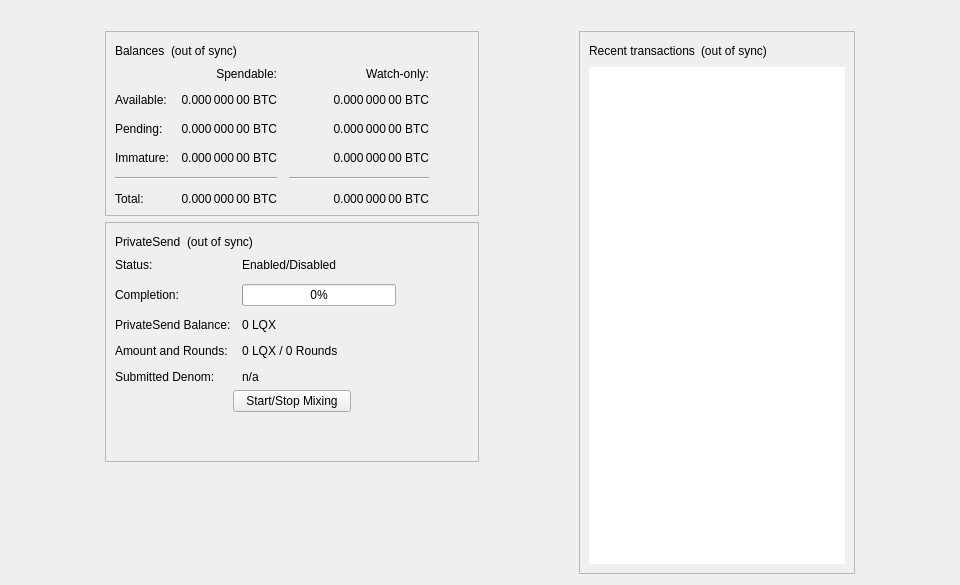
<?xml version="1.0" encoding="UTF-8"?>
<ui version="4.0">
 <class>OverviewPage</class>
 <widget class="QWidget" name="OverviewPage">
  <property name="geometry">
   <rect>
    <x>0</x>
    <y>0</y>
    <width>960</width>
    <height>585</height>
   </rect>
  </property>
  <property name="minimumSize">
   <size>
    <width>960</width>
    <height>0</height>
   </size>
  </property>
  <property name="windowTitle">
   <string>Form</string>
  </property>
  <layout class="QVBoxLayout" name="topLayout">
   <item>
    <widget class="QLabel" name="labelAlerts">
     <property name="visible">
      <bool>false</bool>
     </property>
     <property name="wordWrap">
      <bool>true</bool>
     </property>
     <property name="margin">
      <number>3</number>
     </property>
     <property name="textInteractionFlags">
      <set>Qt::TextSelectableByMouse</set>
     </property>
    </widget>
   </item>
   <item>
    <layout class="QHBoxLayout" name="horizontalLayout" stretch="1,0,1,0,1">
     <item>
      <spacer name="horizontalSpacerLeft">
       <property name="orientation">
        <enum>Qt::Horizontal</enum>
       </property>
       <property name="sizeType">
        <enum>QSizePolicy::Preferred</enum>
       </property>
       <property name="sizeHint" stdset="0">
        <size>
         <width>10</width>
         <height>20</height>
        </size>
       </property>
      </spacer>
     </item>
     <item>
      <layout class="QVBoxLayout" name="verticalLayout_2">
       <item>
        <widget class="QFrame" name="frame">
         <property name="frameShape">
          <enum>QFrame::StyledPanel</enum>
         </property>
         <property name="frameShadow">
          <enum>QFrame::Raised</enum>
         </property>
         <layout class="QVBoxLayout" name="verticalLayout_4">
          <item>
           <layout class="QHBoxLayout" name="horizontalLayout_4">
            <item>
             <widget class="QLabel" name="label_5">
              <property name="text">
               <string>Balances</string>
              </property>
             </widget>
            </item>
            <item>
             <widget class="QLabel" name="labelWalletStatus">
              <property name="toolTip">
               <string>The displayed information may be out of date. Your wallet automatically synchronizes with the Lqx network after a connection is established, but this process has not completed yet.</string>
              </property>
              <property name="text">
               <string notr="true">(out of sync)</string>
              </property>
              <property name="alignment">
               <set>Qt::AlignLeading|Qt::AlignLeft|Qt::AlignVCenter</set>
              </property>
             </widget>
            </item>
            <item>
             <spacer name="horizontalSpacer_3">
              <property name="orientation">
               <enum>Qt::Horizontal</enum>
              </property>
              <property name="sizeHint" stdset="0">
               <size>
                <width>40</width>
                <height>20</height>
               </size>
              </property>
             </spacer>
            </item>
           </layout>
          </item>
          <item>
           <layout class="QGridLayout" name="gridLayout">
            <property name="spacing">
             <number>12</number>
            </property>
            <item row="2" column="2">
             <widget class="QLabel" name="labelWatchPending">
              <property name="cursor">
               <cursorShape>IBeamCursor</cursorShape>
              </property>
              <property name="toolTip">
               <string>Unconfirmed transactions to watch-only addresses</string>
              </property>
              <property name="text">
               <string notr="true">0.000 000 00 BTC</string>
              </property>
              <property name="alignment">
               <set>Qt::AlignRight|Qt::AlignTrailing|Qt::AlignVCenter</set>
              </property>
              <property name="textInteractionFlags">
               <set>Qt::LinksAccessibleByMouse|Qt::TextSelectableByKeyboard|Qt::TextSelectableByMouse</set>
              </property>
             </widget>
            </item>
            <item row="2" column="1">
             <widget class="QLabel" name="labelUnconfirmed">
              <property name="cursor">
               <cursorShape>IBeamCursor</cursorShape>
              </property>
              <property name="toolTip">
               <string>Total of transactions that have yet to be confirmed, and do not yet count toward the spendable balance</string>
              </property>
              <property name="text">
               <string notr="true">0.000 000 00 BTC</string>
              </property>
              <property name="alignment">
               <set>Qt::AlignRight|Qt::AlignTrailing|Qt::AlignVCenter</set>
              </property>
              <property name="textInteractionFlags">
               <set>Qt::LinksAccessibleByMouse|Qt::TextSelectableByKeyboard|Qt::TextSelectableByMouse</set>
              </property>
             </widget>
            </item>
            <item row="3" column="2">
             <widget class="QLabel" name="labelWatchImmature">
              <property name="cursor">
               <cursorShape>IBeamCursor</cursorShape>
              </property>
              <property name="toolTip">
               <string>Mined balance in watch-only addresses that has not yet matured</string>
              </property>
              <property name="text">
               <string notr="true">0.000 000 00 BTC</string>
              </property>
              <property name="alignment">
               <set>Qt::AlignRight|Qt::AlignTrailing|Qt::AlignVCenter</set>
              </property>
              <property name="textInteractionFlags">
               <set>Qt::LinksAccessibleByMouse|Qt::TextSelectableByKeyboard|Qt::TextSelectableByMouse</set>
              </property>
             </widget>
            </item>
            <item row="4" column="0" colspan="2">
             <widget class="Line" name="lineSpendableBalance">
              <property name="orientation">
               <enum>Qt::Horizontal</enum>
              </property>
             </widget>
            </item>
            <item row="4" column="2">
             <widget class="Line" name="lineWatchBalance">
              <property name="sizePolicy">
               <sizepolicy hsizetype="Preferred" vsizetype="Fixed">
                <horstretch>0</horstretch>
                <verstretch>0</verstretch>
               </sizepolicy>
              </property>
              <property name="minimumSize">
               <size>
                <width>140</width>
                <height>0</height>
               </size>
              </property>
              <property name="orientation">
               <enum>Qt::Horizontal</enum>
              </property>
             </widget>
            </item>
            <item row="5" column="0">
             <widget class="QLabel" name="labelTotalText">
              <property name="text">
               <string>Total:</string>
              </property>
             </widget>
            </item>
            <item row="3" column="1">
             <widget class="QLabel" name="labelImmature">
              <property name="cursor">
               <cursorShape>IBeamCursor</cursorShape>
              </property>
              <property name="toolTip">
               <string>Mined balance that has not yet matured</string>
              </property>
              <property name="text">
               <string notr="true">0.000 000 00 BTC</string>
              </property>
              <property name="alignment">
               <set>Qt::AlignRight|Qt::AlignTrailing|Qt::AlignVCenter</set>
              </property>
              <property name="textInteractionFlags">
               <set>Qt::LinksAccessibleByMouse|Qt::TextSelectableByKeyboard|Qt::TextSelectableByMouse</set>
              </property>
             </widget>
            </item>
            <item row="2" column="3">
             <spacer name="horizontalSpacer_2">
              <property name="orientation">
               <enum>Qt::Horizontal</enum>
              </property>
              <property name="sizeHint" stdset="0">
               <size>
                <width>40</width>
                <height>20</height>
               </size>
              </property>
             </spacer>
            </item>
            <item row="3" column="0">
             <widget class="QLabel" name="labelImmatureText">
              <property name="text">
               <string>Immature:</string>
              </property>
             </widget>
            </item>
            <item row="5" column="1">
             <widget class="QLabel" name="labelTotal">
              <property name="cursor">
               <cursorShape>IBeamCursor</cursorShape>
              </property>
              <property name="toolTip">
               <string>Your current total balance</string>
              </property>
              <property name="text">
               <string notr="true">0.000 000 00 BTC</string>
              </property>
              <property name="alignment">
               <set>Qt::AlignRight|Qt::AlignTrailing|Qt::AlignVCenter</set>
              </property>
              <property name="textInteractionFlags">
               <set>Qt::LinksAccessibleByMouse|Qt::TextSelectableByKeyboard|Qt::TextSelectableByMouse</set>
              </property>
             </widget>
            </item>
            <item row="5" column="2">
             <widget class="QLabel" name="labelWatchTotal">
              <property name="cursor">
               <cursorShape>IBeamCursor</cursorShape>
              </property>
              <property name="toolTip">
               <string>Current total balance in watch-only addresses</string>
              </property>
              <property name="text">
               <string notr="true">0.000 000 00 BTC</string>
              </property>
              <property name="alignment">
               <set>Qt::AlignRight|Qt::AlignTrailing|Qt::AlignVCenter</set>
              </property>
              <property name="textInteractionFlags">
               <set>Qt::LinksAccessibleByMouse|Qt::TextSelectableByKeyboard|Qt::TextSelectableByMouse</set>
              </property>
             </widget>
            </item>
            <item row="0" column="2">
             <widget class="QLabel" name="labelWatchonly">
              <property name="text">
               <string>Watch-only:</string>
              </property>
              <property name="alignment">
               <set>Qt::AlignRight|Qt::AlignTrailing|Qt::AlignVCenter</set>
              </property>
             </widget>
            </item>
            <item row="1" column="0">
             <widget class="QLabel" name="labelBalanceText">
              <property name="text">
               <string>Available:</string>
              </property>
             </widget>
            </item>
            <item row="1" column="1">
             <widget class="QLabel" name="labelBalance">
              <property name="cursor">
               <cursorShape>IBeamCursor</cursorShape>
              </property>
              <property name="toolTip">
               <string>Your current spendable balance</string>
              </property>
              <property name="text">
               <string notr="true">0.000 000 00 BTC</string>
              </property>
              <property name="alignment">
               <set>Qt::AlignRight|Qt::AlignTrailing|Qt::AlignVCenter</set>
              </property>
              <property name="textInteractionFlags">
               <set>Qt::LinksAccessibleByMouse|Qt::TextSelectableByKeyboard|Qt::TextSelectableByMouse</set>
              </property>
             </widget>
            </item>
            <item row="1" column="2">
             <widget class="QLabel" name="labelWatchAvailable">
              <property name="cursor">
               <cursorShape>IBeamCursor</cursorShape>
              </property>
              <property name="toolTip">
               <string>Your current balance in watch-only addresses</string>
              </property>
              <property name="text">
               <string notr="true">0.000 000 00 BTC</string>
              </property>
              <property name="alignment">
               <set>Qt::AlignRight|Qt::AlignTrailing|Qt::AlignVCenter</set>
              </property>
              <property name="textInteractionFlags">
               <set>Qt::LinksAccessibleByMouse|Qt::TextSelectableByKeyboard|Qt::TextSelectableByMouse</set>
              </property>
             </widget>
            </item>
            <item row="2" column="0">
             <widget class="QLabel" name="labelPendingText">
              <property name="text">
               <string>Pending:</string>
              </property>
             </widget>
            </item>
            <item row="0" column="1">
             <widget class="QLabel" name="labelSpendable">
              <property name="text">
               <string>Spendable:</string>
              </property>
              <property name="alignment">
               <set>Qt::AlignRight|Qt::AlignTrailing|Qt::AlignVCenter</set>
              </property>
             </widget>
            </item>
           </layout>
          </item>
         </layout>
        </widget>
       </item>
       <item>
        <widget class="QFrame" name="framePrivateSend">
         <property name="layoutDirection">
          <enum>Qt::LeftToRight</enum>
         </property>
         <property name="frameShape">
          <enum>QFrame::StyledPanel</enum>
         </property>
         <property name="frameShadow">
          <enum>QFrame::Raised</enum>
         </property>
         <layout class="QVBoxLayout" name="VerticalLayout_PS1">
          <item>
           <layout class="QHBoxLayout" name="horizontalLayout_5">
            <item>
             <widget class="QLabel" name="labelPrivateSendHeader">
              <property name="text">
               <string>PrivateSend</string>
              </property>
             </widget>
            </item>
            <item>
             <widget class="QLabel" name="labelPrivateSendSyncStatus">
              <property name="toolTip">
               <string>The displayed information may be out of date. Your wallet automatically synchronizes with the Lqx network after a connection is established, but this process has not completed yet.</string>
              </property>
              <property name="text">
               <string notr="true">(out of sync)</string>
              </property>
              <property name="alignment">
               <set>Qt::AlignLeading|Qt::AlignLeft|Qt::AlignVCenter</set>
              </property>
             </widget>
            </item>
            <item>
             <spacer name="horizontalSpacer_4">
              <property name="orientation">
               <enum>Qt::Horizontal</enum>
              </property>
              <property name="sizeHint" stdset="0">
               <size>
                <width>40</width>
                <height>20</height>
               </size>
              </property>
             </spacer>
            </item>
           </layout>
          </item>
          <item>
           <layout class="QFormLayout" name="privateSendFormLayout">
            <property name="fieldGrowthPolicy">
             <enum>QFormLayout::AllNonFixedFieldsGrow</enum>
            </property>
            <property name="horizontalSpacing">
             <number>11</number>
            </property>
            <property name="verticalSpacing">
             <number>12</number>
            </property>
            <item row="0" column="0">
             <widget class="QLabel" name="labelPrivateSendEnabledText">
              <property name="text">
               <string>Status:</string>
              </property>
             </widget>
            </item>
            <item row="0" column="1">
             <widget class="QLabel" name="labelPrivateSendEnabled">
              <property name="text">
               <string>Enabled/Disabled</string>
              </property>
             </widget>
            </item>
            <item row="1" column="0">
             <widget class="QLabel" name="labelCompletitionText">
              <property name="text">
               <string>Completion:</string>
              </property>
             </widget>
            </item>
            <item row="1" column="1">
             <widget class="QProgressBar" name="privateSendProgress">
              <property name="maximumSize">
               <size>
                <width>154</width>
                <height>16777215</height>
               </size>
              </property>
              <property name="value">
               <number>0</number>
              </property>
             </widget>
            </item>
            <item row="2" column="0">
             <widget class="QLabel" name="labelAnonymizedText">
              <property name="text">
               <string>PrivateSend Balance:</string>
              </property>
             </widget>
            </item>
            <item row="2" column="1">
             <widget class="QLabel" name="labelAnonymized">
              <property name="text">
               <string notr="true">0 LQX</string>
              </property>
             </widget>
            </item>
            <item row="3" column="0">
             <widget class="QLabel" name="labelAmountAndRoundsText">
              <property name="text">
               <string>Amount and Rounds:</string>
              </property>
             </widget>
            </item>
            <item row="3" column="1">
             <widget class="QLabel" name="labelAmountRounds">
              <property name="text">
               <string>0 LQX / 0 Rounds</string>
              </property>
             </widget>
            </item>
            <item row="4" column="0">
             <widget class="QLabel" name="labelSubmittedDenomText">
              <property name="text">
               <string>Submitted Denom:</string>
              </property>
             </widget>
            </item>
            <item row="4" column="1">
             <widget class="QLabel" name="labelSubmittedDenom">
              <property name="toolTip">
               <string>The denominations you submitted to the Masternode.&lt;br&gt;To mix, other users must submit the exact same denominations.</string>
              </property>
              <property name="text">
               <string>n/a</string>
              </property>
              <property name="wordWrap">
               <bool>true</bool>
              </property>
             </widget>
            </item>
           </layout>
          </item>
          <item>
           <layout class="QVBoxLayout" name="VerticalLayout_PS">
            <item>
             <layout class="QHBoxLayout" name="horizontalLayout_3">
              <property name="topMargin">
               <number>0</number>
              </property>
              <item>
               <spacer name="horizontalSpacer_5">
                <property name="orientation">
                 <enum>Qt::Horizontal</enum>
                </property>
                <property name="sizeHint" stdset="0">
                 <size>
                  <width>40</width>
                  <height>20</height>
                 </size>
                </property>
               </spacer>
              </item>
              <item>
               <widget class="QPushButton" name="togglePrivateSend">
                <property name="sizePolicy">
                 <sizepolicy hsizetype="MinimumExpanding" vsizetype="Fixed">
                  <horstretch>0</horstretch>
                  <verstretch>0</verstretch>
                 </sizepolicy>
                </property>
                <property name="text">
                 <string>Start/Stop Mixing</string>
                </property>
               </widget>
              </item>
              <item>
               <spacer name="horizontalSpacer_6">
                <property name="orientation">
                 <enum>Qt::Horizontal</enum>
                </property>
                <property name="sizeHint" stdset="0">
                 <size>
                  <width>40</width>
                  <height>20</height>
                 </size>
                </property>
               </spacer>
              </item>
             </layout>
            </item>
            <item>
             <spacer name="verticalSpacer_3">
              <property name="orientation">
               <enum>Qt::Vertical</enum>
              </property>
              <property name="sizeHint" stdset="0">
               <size>
                <width>20</width>
                <height>40</height>
               </size>
              </property>
             </spacer>
            </item>
           </layout>
          </item>
         </layout>
        </widget>
       </item>
       <item>
        <spacer name="verticalSpacer">
         <property name="orientation">
          <enum>Qt::Vertical</enum>
         </property>
         <property name="sizeHint" stdset="0">
          <size>
           <width>20</width>
           <height>40</height>
          </size>
         </property>
        </spacer>
       </item>
      </layout>
     </item>
     <item>
      <spacer name="horizontalSpacerCenter">
       <property name="orientation">
        <enum>Qt::Horizontal</enum>
       </property>
       <property name="sizeHint" stdset="0">
        <size>
         <width>10</width>
         <height>20</height>
        </size>
       </property>
      </spacer>
     </item>
     <item>
      <layout class="QVBoxLayout" name="verticalLayout_3">
       <item>
        <widget class="QFrame" name="frame_2">
         <property name="frameShape">
          <enum>QFrame::StyledPanel</enum>
         </property>
         <property name="frameShadow">
          <enum>QFrame::Raised</enum>
         </property>
         <layout class="QVBoxLayout" name="verticalLayout">
          <item>
           <layout class="QHBoxLayout" name="horizontalLayout_2">
            <item>
             <widget class="QLabel" name="label_4">
              <property name="text">
               <string>Recent transactions</string>
              </property>
             </widget>
            </item>
            <item>
             <widget class="QLabel" name="labelTransactionsStatus">
              <property name="toolTip">
               <string>The displayed information may be out of date. Your wallet automatically synchronizes with the Lqx network after a connection is established, but this process has not completed yet.</string>
              </property>
              <property name="text">
               <string notr="true">(out of sync)</string>
              </property>
              <property name="alignment">
               <set>Qt::AlignLeading|Qt::AlignLeft|Qt::AlignVCenter</set>
              </property>
             </widget>
            </item>
            <item>
             <spacer name="horizontalSpacer">
              <property name="orientation">
               <enum>Qt::Horizontal</enum>
              </property>
              <property name="sizeHint" stdset="0">
               <size>
                <width>40</width>
                <height>20</height>
               </size>
              </property>
             </spacer>
            </item>
           </layout>
          </item>
          <item>
           <widget class="QListView" name="listTransactions">
            <property name="frameShape">
             <enum>QFrame::NoFrame</enum>
            </property>
            <property name="verticalScrollBarPolicy">
             <enum>Qt::ScrollBarAlwaysOff</enum>
            </property>
            <property name="horizontalScrollBarPolicy">
             <enum>Qt::ScrollBarAlwaysOff</enum>
            </property>
            <property name="selectionMode">
             <enum>QAbstractItemView::NoSelection</enum>
            </property>
           </widget>
          </item>
         </layout>
        </widget>
       </item>
      </layout>
     </item>
     <item>
      <spacer name="horizontalSpacerRight">
       <property name="orientation">
        <enum>Qt::Horizontal</enum>
       </property>
       <property name="sizeType">
        <enum>QSizePolicy::Preferred</enum>
       </property>
       <property name="sizeHint" stdset="0">
        <size>
         <width>10</width>
         <height>20</height>
        </size>
       </property>
      </spacer>
     </item>
    </layout>
   </item>
  </layout>
 </widget>
 <resources/>
 <connections/>
</ui>
